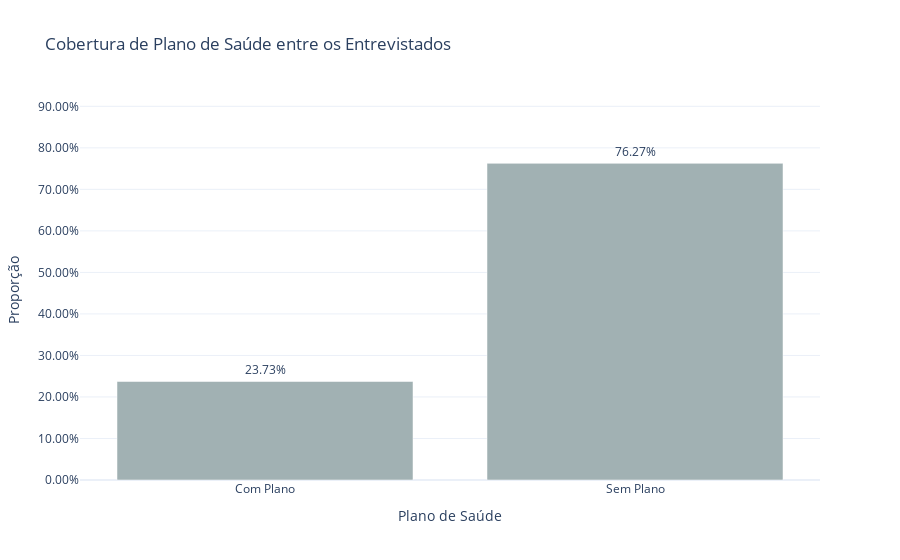

The notebook cell this image was saved under:
### Code cell
query = """
SELECT Plano_de_saude, COUNT(*) AS total
FROM `pnad-covid-analise.pnad_covid_data.sintomas_traduzida`
GROUP BY Plano_de_saude
"""
df = client.query(query).to_dataframe()

# Forçar tipo string para segurança
df["Plano_de_saude"] = df["Plano_de_saude"].astype(str)

# ✅ Corrigir: filtro para "Sim" e "Nao" (sem acento)
df = df[df["Plano_de_saude"].isin(["Sim", "Nao"])]

# ✅ Mapear rótulos finais corretamente
df["Plano_de_saude"] = df["Plano_de_saude"].replace({
    "Sim": "Com Plano", "Nao": "Sem Plano"
})

# Calcular proporção
total_geral = df["total"].sum()
df["proporcao"] = df["total"] / total_geral

# Plotar
fig = px.bar(df, x="Plano_de_saude", y="proporcao", text="proporcao",
             title="Cobertura de Plano de Saúde entre os Entrevistados",
             labels={"Plano_de_saude": "Plano de Saúde", "proporcao": "Proporção"},
             color_discrete_sequence=["#A1B1B3"])
fig.update_traces(texttemplate='%{text:.2%}', textposition='outside')
fig.update_layout(template='plotly_white')
fig.update_yaxes(tickformat=".2%", range=[0, df["proporcao"].max() * 1.2])
fig.show()

### Figure 1 — Plotly figure (JSON) as saved in the notebook; plotly's stock layout.template omitted (floating-point values rounded to 4 significant figures)
{"data": [{"hovertemplate": "Plano de Saúde=%{x}<br>Proporção=%{text}<extra></extra>", "legendgroup": "", "marker": {"color": "#A1B1B3", "pattern": {"shape": ""}}, "name": "", "orientation": "v", "showlegend": false, "text": [0.2373, 0.7627], "textposition": "outside", "texttemplate": "%{text:.2%}", "type": "bar", "x": ["Com Plano", "Sem Plano"], "xaxis": "x", "y": [0.2373, 0.7627], "yaxis": "y"}], "layout": {"barmode": "relative", "legend": {"tracegroupgap": 0}, "title": {"text": "Cobertura de Plano de Saúde entre os Entrevistados"}, "xaxis": {"anchor": "y", "domain": [0, 1], "title": {"text": "Plano de Saúde"}}, "yaxis": {"anchor": "x", "domain": [0, 1], "range": [0, 0.9152], "tickformat": ".2%", "title": {"text": "Proporção"}}}}
